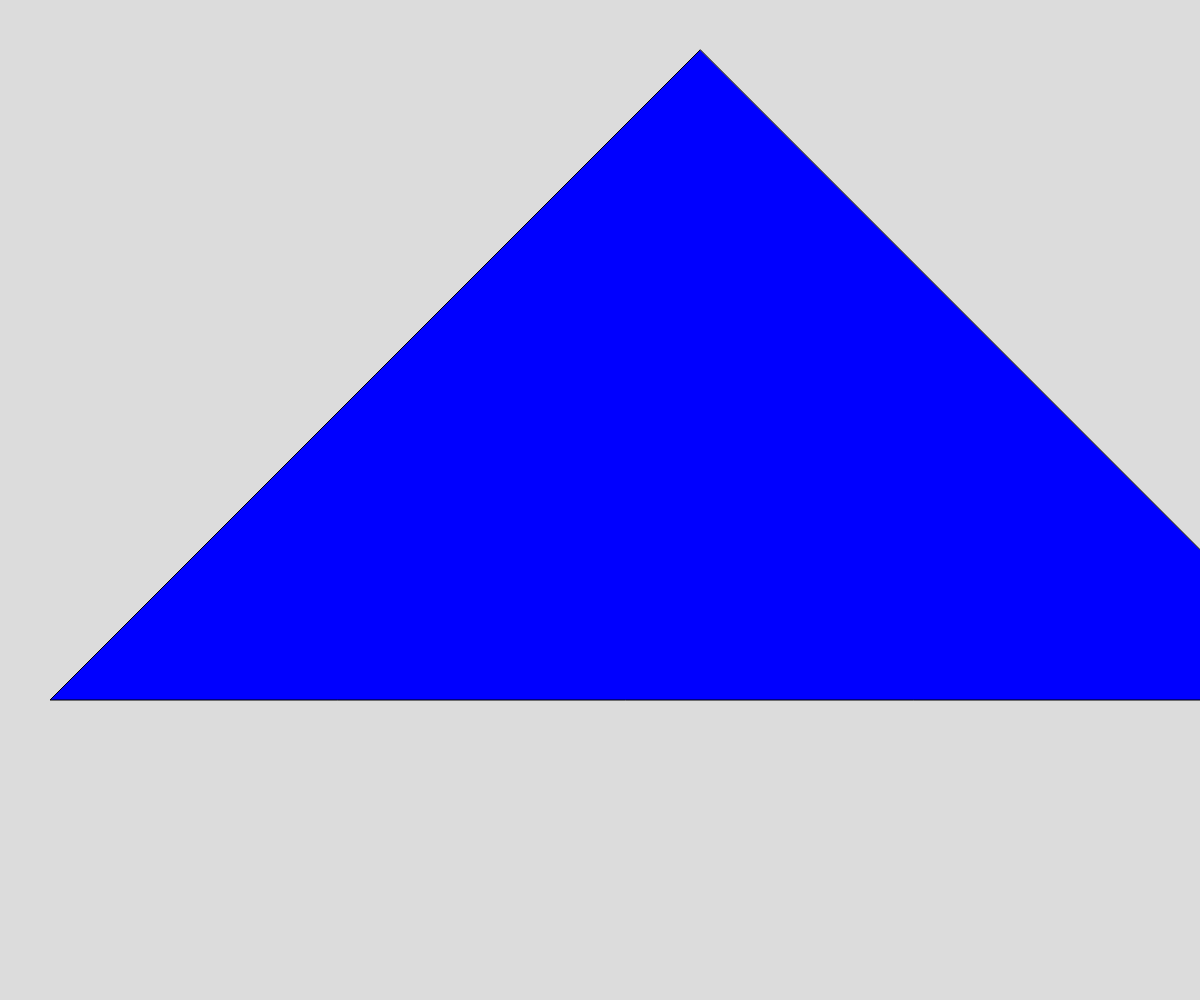
Frame 1 (no input)
Frame 60 (no input): identical to frame 1, image omitted
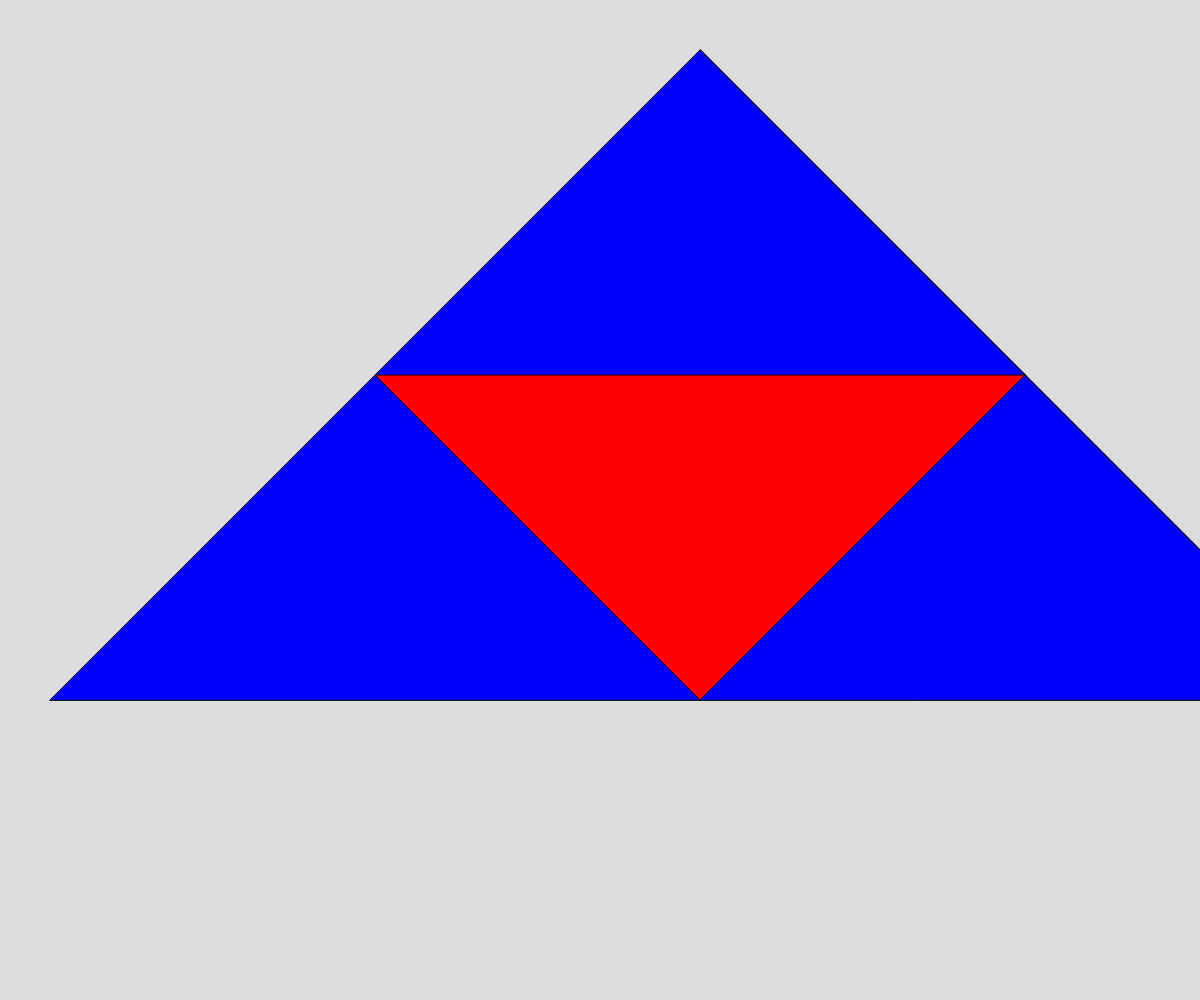
Frame 120 (the mouse pressed at the canvas centre since frame 60)

The p5.js sketch that drew these frames (run headless with seeded random() and noise() and a simulated clock; from frame 60 on, the mouse is pressed at the canvas centre):

// p5.js sketch
// ── sketch.js
// Sierpinski 
// Another Recursion Demo

let initialTriangle = [
  {x: 700, y: 50},
  {x: 50, y: 700},
  {x: 1350, y: 700}
];
let theDepth = 0;
let theColors = ["blue", "red", "green", "pink", "yellow", "orange", "cyan", "purple"]

function setup() {
  createCanvas(windowWidth, windowHeight);
}

function mousePressed() {
  if (theDepth < 7) {
    theDepth++;
  }
  
}

function draw() {
  background(220);
  sierpinski(initialTriangle, theDepth);
}

function sierpinski(points, depth) {
  fill(theColors[depth])
  triangle(points[0].x, points[0].y,
           points[1].x, points[1].y, 
           points[2].x, points[2].y,)

  // escape clause
  if (depth > 0) {
    //draw the triangle
    sierpinski([points[0], 
    midpoint(points[0], points[1]), 
    midpoint(points[0], points[2])], 
    depth-1);
    //draw the triangle
    sierpinski([points[1], 
    midpoint(points[0], points[1]), 
    midpoint(points[1], points[2])], 
    depth-1);
    //draw the triangle
    sierpinski([points[2], 
    midpoint(points[0], points[2]), 
    midpoint(points[1], points[2])], 
    depth-1);
  }
  
  
}

function midpoint(point1, point2) {
  let midX = (point1.x + point2.x)/2;
  let midY = (point1.y + point2.y)/2;
  return {x: midX, y:midY};
}
